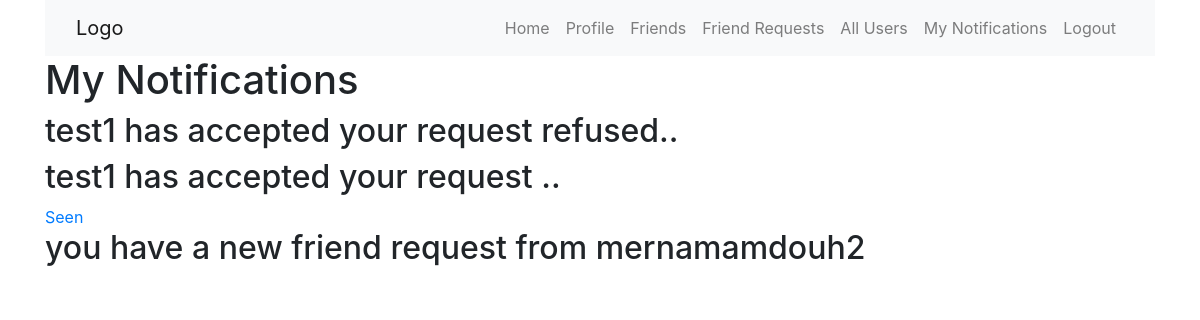
Screenshot of /myNotification (signed in) with the database file from the repository.
### socialMedia/models.py (models this page shows)
class Notifications(db.Model):
    __tablename__ = "notifications"
    id = db.Column(db.Integer,primary_key = True)
    user_id = db.Column(db.Integer,db.ForeignKey('user.id'))
    message = db.Column(db.String(250),nullable = False)
    seen = db.Column(db.Boolean,default=False)

### socialMedia/routes.py (the view)
@app.route('/myNotification', methods=['GET'])
def myNotification():
    notifications = Notifications.query.filter_by(user_id=current_user.id).all()
    return render_template('myNotification.html', notifications=notifications)

### socialMedia/models.py (called while the page is built)
@login_manager.user_loader
def load_user(user_id):
	return User.query.get(int(user_id))

### socialMedia/templates/myNotification.html
{%  extends 'layout.html' %}
{% block content %}
<h1>My Notifications</h1>
{% for notification in notifications %}
    <h2>{{ notification.message }}</h2>
    {% if notification.seen %}
    {% else %}
        <a href="/seenNotification/{{notification.id}}">Seen</a>
    {% endif %}
{% endfor %}
{% endblock %}

### rows the page displays
Notifications: message "test1 has accepted your request refused.."
Notifications: message "test1 has accepted your request .."
Notifications: message "you have a new friend request from mernamamdouh2"
